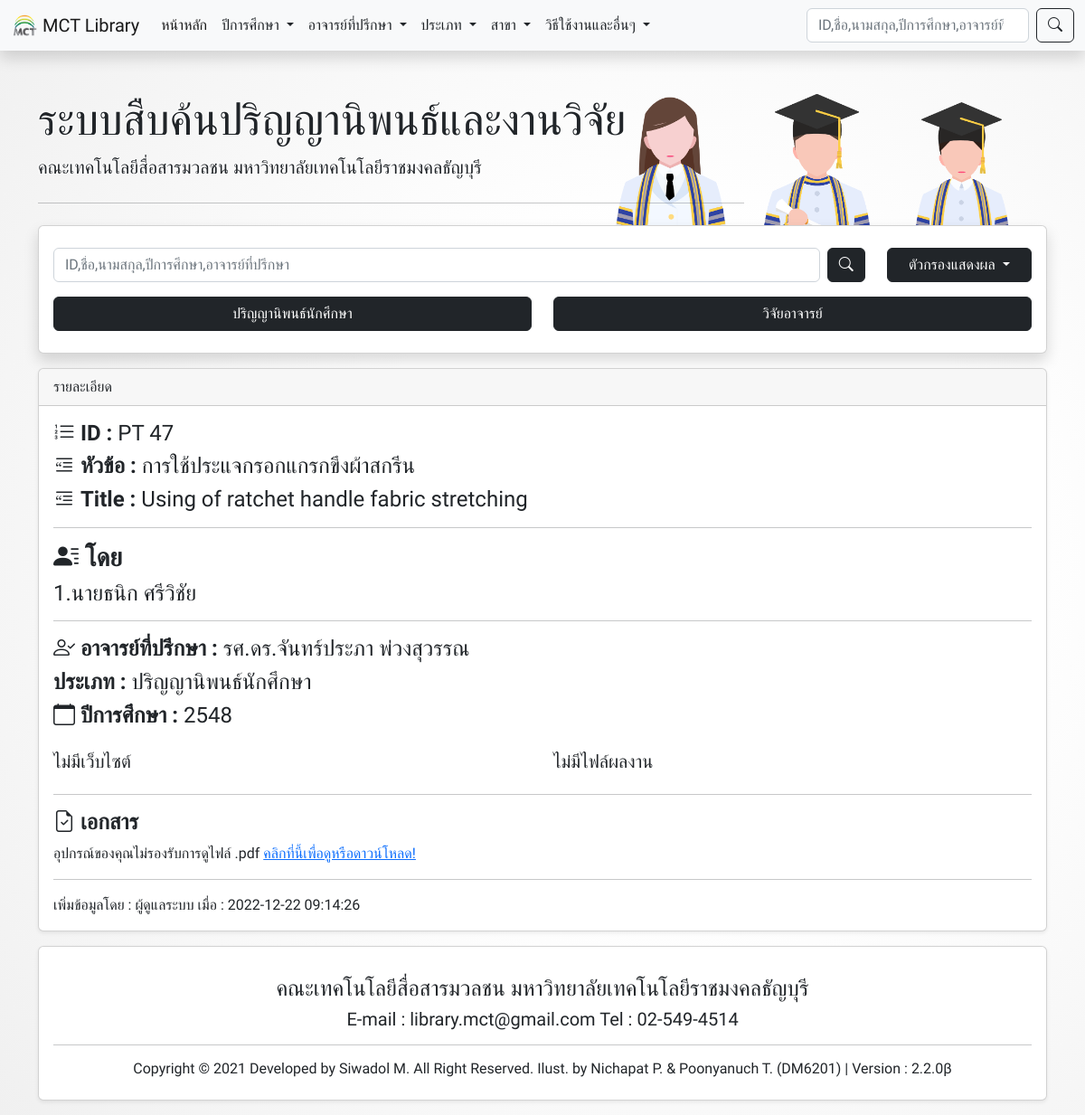
The page /view.php?id=1671700368 on the database its author committed.
### tables this page shows
CREATE TABLE `mctarchive` (
  `system_id` int(10) NOT NULL COMMENT 'system ref ID of thesis',
  `id` varchar(10) NOT NULL,
  `std1` varchar(100) DEFAULT NULL,
  `std2` varchar(100) DEFAULT NULL,
  `std3` varchar(100) DEFAULT NULL,
  `std4` varchar(100) DEFAULT NULL,
  `std5` varchar(100) DEFAULT NULL,
  `std6` varchar(100) DEFAULT NULL,
  `thainame` varchar(300) DEFAULT NULL,
  `engname` varchar(300) DEFAULT NULL,
  `teacher` int(10) DEFAULT NULL,
  `co_teacher` int(10) DEFAULT NULL,
  `sec` varchar(4) DEFAULT NULL,
  `branch` int(10) DEFAULT NULL,
  `type_doc` varchar(100) NOT NULL,
  `website` int(1) DEFAULT 0,
  `video` varchar(200) DEFAULT NULL,
  `pdf` varchar(200) DEFAULT NULL,
  `fileZip` varchar(100) DEFAULT NULL,
  `audio` varchar(200) DEFAULT NULL,
  `yt_link` varchar(100) DEFAULT NULL,
  `site_url` varchar(100) DEFAULT NULL,
  `add_by` int(10) DEFAULT NULL,
  `add_date` timestamp NOT NULL DEFAULT current_timestamp()
);

CREATE TABLE `teacher` (
  `teacher_id` int(10) NOT NULL,
  `teacherName` varchar(100) NOT NULL,
  `date` date NOT NULL DEFAULT current_timestamp(),
  `branch` int(10) DEFAULT NULL
);

### searchbox.php (the view, shortened to what this page needs)
<div class="row">
  <div class="col-12 w-100">
    <div class="card full-page shadow">
<div class="card-body">
<div class="row d-flex">
 <div class="col-lg-10 col-md-8 col-sm-12 my-2">
<form class="d-flex" method="post" action="search.php">
 <input class="form-control me-2" type="search" name="search" placeholder="ID,ชื่อ,นามสกุล,ปีการศึกษา,อาจารย์ที่ปรึกษา" aria-label="Search">
 <button class="btn btn-dark" type="submit"><i class="bi bi-search"></i></button>
</form>
 </div>
<div class="col-lg-2 col-md-4 col-sm-12 my-2">
<div class="dropdown">
<button class="btn btn-dark dropdown-toggle w-100" type="button" id="dropdownMenuButton1" data-bs-toggle="dropdown" aria-expanded="false">
ตัวกรองแสดงผล
</button>
</div>
</div>
<div class="col-lg-6 col-md-6 col-sm-6 my-2">
<a href="filter.php?type_doc=1" class="btn btn-dark  w-100">ปริญญานิพนธ์นักศึกษา</a>
</div>
<div class="col-lg-6 col-md-6 col-sm-6 my-2">
<a href="filter.php?type_doc=2" class="btn btn-dark  w-100">วิจัยอาจารย์</a>
</div>
</div>
</div>
</div>
</div>
</div>

### view.php (shortened to what this page needs)
<?php
$id = $_GET["id"];
include 'conn.php';
$conn = mysqli_connect($serverName, $userName, $userPassword, $dbName);
if (!isset($_GET["preview"])) {
    $sql = "SELECT * , mT.teacherName AS mainTn , cT.teacherName AS coTn FROM mctarchive
  LEFT JOIN teacher AS mT ON mctarchive.teacher = mT.teacher_id
  LEFT JOIN teacher AS cT ON mctarchive.co_teacher = cT.teacher_id
  LEFT JOIN branch ON mctarchive.branch = branch.branch_id
  LEFT JOIN login ON mctarchive.add_by = login.user_id
  WHERE system_id = '$id'";
}
$query = mysqli_query($conn, $sql) or die("error");
$result = mysqli_fetch_array($query, MYSQLI_ASSOC);
?>
<!DOCTYPE html>
<html lang="en" dir="ltr">
<head>
    <link rel="stylesheet" href="bootstrap5\css\bootstrap.min.css">
    <link rel="stylesheet" href="custom\sicustom.css">
    <link rel="stylesheet" href="custom\aos.css">
    <link rel="stylesheet" href="https://cdn.jsdelivr.net/npm/bootstrap-icons@1.4.1/font/bootstrap-icons.css">
</head>
<body>
    <?php
include 'navbar.php';
?>
    <div class="container">
        <div class="row">
            <div class="col-12">
                <div class="jumbotron jumbotron_site mainjum mainvector mt-5">
                    <h2 class="display-5">ระบบสืบค้นปริญญานิพนธ์และงานวิจัย</h2>
                    <p class="lead">คณะเทคโนโลยีสื่อสารมวลชน มหาวิทยาลัยเทคโนโลยีราชมงคลธัญบุรี</p>
                    <hr class="my-4" style="max-width:70%">
                </div>
            </div>
        </div>
        <?php include 'searchbox.php';?>
        <div class="row mt-3">
            <div class="col-12">
                <div class="card shadow-sm w-100" data-aos="fade-up" data-aos-duration="420">
                    <div class="card-header">
                        รายละเอียด
                    </div>
                    <div class="card-body">
                        <h4 class="card-title"><i class="bi bi-list-ol"></i> <strong>ID : </strong>
                            <?php echo $result["id"]; ?></h4>
                        <h4 class="card-title"><i class="bi bi-blockquote-left"></i> <strong>หัวข้อ : </strong>
                            <?php echo $result["thainame"]; ?></h4>
                        <h4 class="card-title"><i class="bi bi-blockquote-left"></i> <strong>Title : </strong>
                            <?php echo $result["engname"]; ?></h4>
                        <hr>
                        <h3><i class="bi bi-person-lines-fill"></i> <strong>โดย</strong></h3>
                        <?php
echo '<h4>' . '1.' . $result["std1"] . '</h4>';
?>
                        <hr>
                        <?php
if ($result["type_doc"] == "1") {
    echo '<h4 class="card-text"><i class="bi bi-person-check"></i> <strong>อาจารย์ที่ปรึกษา :</strong> ' . $result["mainTn"] . '</h4>';
    echo '<h4 class="card-text"><strong>ประเภท :</strong> ปริญญานิพนธ์นักศึกษา</h4>';
} else {
    echo '<h4 class="card-text"><strong>ประเภท :</strong> วิจัยอาจารย์</h4>';
}
?>
                        <h4><i class="bi bi-calendar"></i> <strong>ปีการศึกษา : </strong><?php echo $result["sec"]; ?>
                        </h4>
                        <div class="row">
                            <div class="col-sm-12 col-sm-12 col-lg-6 mt-3">
                                <?php
if (empty($result["site_url"]) == false) {
    echo '<a href="' . $result["site_url"] . '"class="btn btn-primary w-100" target="_blank"><i class="bi bi-eye"></i> ชมผลงานเว็บไซต์</a>';
} else {echo "<h5>ไม่มีเว็บไซต์</h5>";
}
?>
                            </div>
                            <div class="col-sm-12 col-sm-12 col-lg-6 mt-3">
                                <?php
if (empty($result["fileZip"]) == false) {
    echo '<a href="storage/'.$result["system_id"].'/'. $result["fileZip"] . '"class="btn btn-primary w-100" target="_blank"><i class="bi bi-download"></i> ดาวน์โหลดไฟล์ผลงาน</a>';
} else {echo "<h5>ไม่มีไฟล์ผลงาน</h5>";
}
?>
                            </div>
                        </div>
                        <hr>
                        <h4><i class="bi bi-file-earmark-check"></i> <strong>เอกสาร</strong></h4>
                        <div style="width: 100%; height: 100%" <?php if (empty($result["pdf"])) {echo "hidden";}?>>
                            <object class="rounded" style="height:100vh;"
                                data="storage\<?php echo $id . '\\' . $result["pdf"]; ?>" type="application/pdf"
                                width="100%">
                                <p>อุปกรณ์ของคุณไม่รองรับการดูไฟล์ .pdf <a
                                        href="storage\<?php echo $id . '\\' . $result["pdf"]; ?>">คลิกที่นี้เพื่อดูหรือดาวน์โหลด!</a>
                                </p>
                            </object>
                        </div>
                        <div>
                            <?php
if (empty($result["add_by"] == false)) {
    echo "<hr>";
    echo '<h7>' . 'เพิ่มข้อมูลโดย : ' . $result["name"] . ' เมื่อ : ' . $result["add_date"] . '</h7>';
}
?>
                        </div>
                    </div>
                </div>
            </div>
        </div>
        <?php include 'footer.php';?>
    </div>
</body>
</html>

### custom/sicustom.css (style rules this page uses)
body { font-family: 'Prompt', sans-serif; }
.mainjum { background:rgba(0,0,0,0); background-size: cover; }
.jumbotron_site { background-image: url(../img/GVector.png); background-size: contain !important; background-repeat : no-repeat; background-position : right; height: 100%; text-shadow: rgb(255, 255, 255) 1px 0px 0px, rgb(255, 255, 255) 0.540302px 0.841471px 0px, rgb(255, 255, 255) -0.416147px 0.909297px 0px, rgb(255, 255, 255) -0.989992px 0.14112px 0px, rgb(255, 255, 255) -0.653644px -0.756802px 0px, rgb(255, 255, 255) 0.283662px -0.958924px 0px, rgb(255, 255, 255) 0.96017px -0.279415px 0px; }
.full-page { width: 100%; }
html { scroll-behavior: smooth; }
body { background: rgb(255,255,255); background: radial-gradient(circle, rgba(255,255,255,1) 38%, rgba(240,240,240,1) 100%); background-size: 125%; background-attachment: fixed; animation: gradient 5s ease infinite; }

### rows shown on the page
mctarchive: id "PT 47", thainame "การใช้ประแจกรอกแกรกขึงผ้าสกรีน", engname "Using of ratchet handle fabric stretching", std1 "นายธนิก ศรีวิชัย", teacher.teacherName "รศ.ดร.จันทร์ประภา พ่วงสุวรรณ", sec "2548", add_by.name "ผู้ดูแลระบบ", add_date "2022-12-22 09:14:26"

### other values the page prints
$c_version "2.2.0β"
